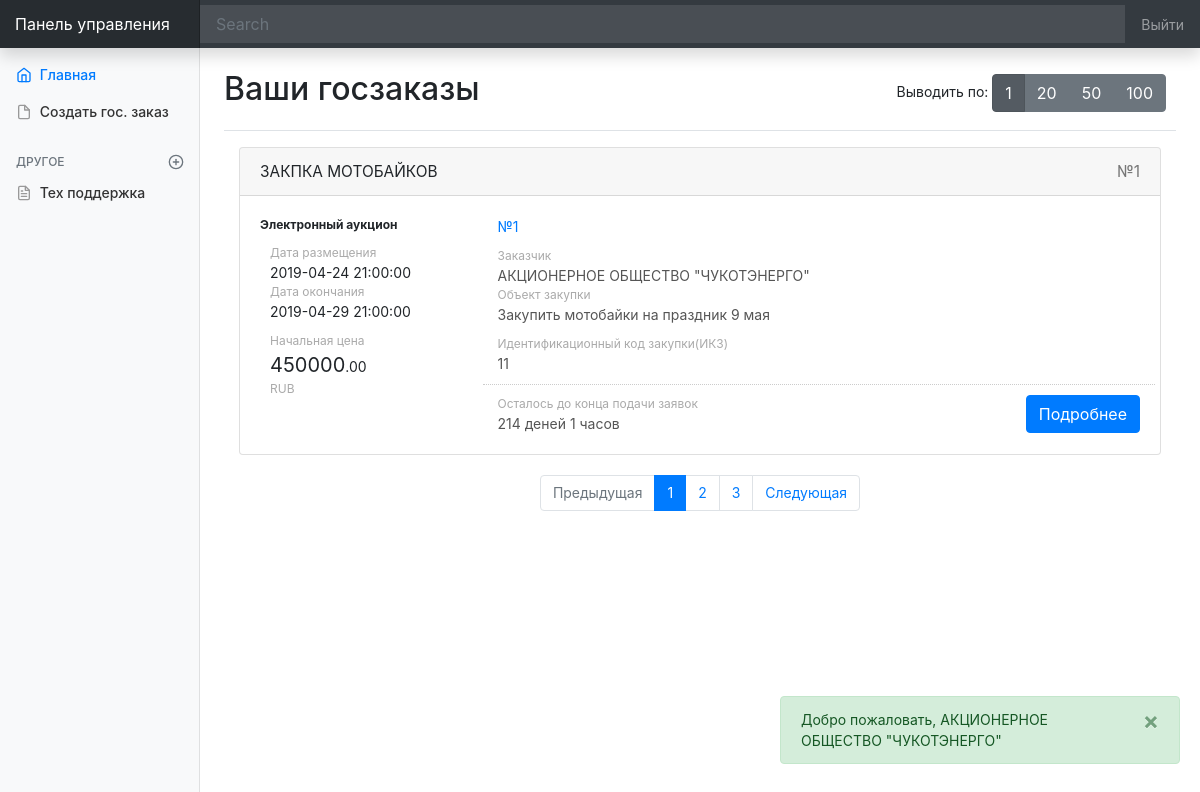
Page /gospanel/?page=1&limit=1 (signed in) on the committed database.
### tables this page shows
CREATE TABLE `gosorder` (
  `id` int(11) NOT NULL,
  `id_org` int(11) NOT NULL,
  `title` varchar(255) NOT NULL,
  `description` varchar(255) NOT NULL,
  `max_price` double NOT NULL,
  `valuta` varchar(255) NOT NULL,
  `date_start` timestamp NOT NULL DEFAULT CURRENT_TIMESTAMP,
  `object_zakupki` varchar(255) NOT NULL,
  `date_end` timestamp NOT NULL DEFAULT '0000-00-00 00:00:00'
);

### gospanel/templates/main.php (the view)
    <main role="main" class="col-md-9 ml-sm-auto col-lg-10 px-4">
    <div class="main_container">
      <div class="d-flex justify-content-between flex-wrap flex-md-nowrap align-items-center pt-3 pb-2 mb-3 border-bottom">
        <h1 class="h2">Ваши госзаказы</h1>
        <div class="btn-toolbar mb-2 mb-md-0">
                <div style="padding:10px;float:right;">
                Выводить по:
                <div class="btn-group" role="group" aria-label="Basic example">
                  <a href="?page=<?=$page?>&limit=1" class="btn btn-secondary <?=(($limit==1) ? "active":"") ?>">1</a>
                    <a href="?page=<?=$page?>&limit=20" class="btn btn-secondary <?=(($limit==20) ? "active":"") ?>">20</a>
                  <a href="?page=<?=$page?>&limit=50" class="btn btn-secondary <?=(($limit==50) ? "active":"") ?>">50</a>
                  <a href="?page=<?=$page?>&limit=100" class="btn btn-secondary <?=(($limit==100) ? "active":"") ?>">100</a>
                </div>
                    </div>
        </div>
      </div>
        <div class="col-12">
            <?for ($i=0;$i<count($orgZakupki);$i++){?>
                <div class="card" style="margin-bottom:20px;">
                  <div class="card-header">
                      <?=$orgZakupki[$i]["title"]?><div style="float:right;color:#777;">№<?=$orgZakupki[$i]["id"]?></div>
                  </div>
                <div class="row">
                    <div class="col-3">
                      <div class="card-body">
                        <div class="black_bold_title">
                              Электронный аукцион
                          </div>
                          <div class="item_date_block">
                                <div class="gray_title">
                                  Дата размещения
                              </div>
                              <div class="">
                              <?=$orgZakupki[$i]["date_start"]?>
                              </div>
                              <div class="gray_title">
                                  Дата окончания
                              </div>
                              <div class="">
                              <?=$orgZakupki[$i]["date_end"]?>
                              </div>
                          </div>
                          <div class="item_date_block">
                          <div class="gray_title">
                              Начальная цена
                          </div>
                          <div class="cost_value">
                              <?=$orgZakupki[$i]["max_price"]?><span style="font-size:14px;">.00 </span>
                          </div>
                            <div class="gray_title">
                              <?=$orgZakupki[$i]["valuta"]?>
                          </div>
                          </div>
                      </div>
                    </div>
                    <div class="col-9">
                      <div class="card-body">
                              <a class="" href="">
                              №<?=$orgZakupki[$i]["id"]?>
                              </a>
                            <div class="gray_title mt10" >
                                  Заказчик
                              </div>
                              <div class="" style="color:#555;">
                              <?=$_SESSION["gos_title"]?>
                              </div>
                            <div class="gray_title">
                                  Объект закупки
                              </div>
                              <div class="" style="color:#555;">
                              <?=$orgZakupki[$i]["description"]?>
                              </div>
                                <div class="gray_title mt10" >
                                  Идентификационный код закупки(ИКЗ)
                              </div>
                              <div class="" style="color:#555;">
                              <?=$orgZakupki[$i]["id"]?><?=$orgZakupki[$i]["id_org"]?>
                              </div>
                          <div class="item_button_block mt10 row" >
                              <div class="col-6" style="text-align:left;">
                            <div class="gray_title " >
                                  Осталось до конца подачи заявок
                              </div>
                              <div class="" style="color:#555;">
                                <?=date_diff(new DateTime(), new DateTime($orgZakupki[$i]["date_end"]))->days?> деней <?=date_diff(new DateTime(), new DateTime($orgZakupki[$i]["date_end"]))->h?> часов
                              </div>
                              </div>
                              <div class="col-6" style="text-align:right;">
                                   <a href="?act=orderDetail&id=<?=$orgZakupki[$i]["id"]?>" class="btn btn-primary">Подробнее</a>
                              </div>
                              </div>
                      </div>
                    </div>
                </div>
                </div>
            <?}?>
        </div>
                    <nav aria-label="Page navigation example">
              <ul class="pagination justify-content-center">
                <li class="page-item <?=(($page==1) ? "disabled":"" )?>">
                  <a class="page-link" href="?page=<?=$page-1?>&limit=<?=$limit?>" tabindex="-1" aria-disabled="true">Предыдущая</a>
                </li>
                  <?  for ($i=0;$i<$orderPagesNum;$i++){?>
                <li class="page-item <?=(($page-1==$i) ? "active":"") ?>"><a class="page-link" href="?page=<?=($i+1)?>&limit=<?=$limit?>"><?=$i+1?></a></li>
                  <?}?>
                <li class="page-item <?=(($page==$orderPagesNum) ? "disabled":"") ?>">
                  <a class="page-link " href="?page=<?=$page+1?>&limit=<?=$limit?>">Следующая</a>
                </li>
              </ul>
            </nav>
    </div>
</main>

### css/style.css (style rules this page uses)
.gray_title { color:#aaa; font-size:12px; }
.cost_value { font-size:20px; }
.black_bold_title { font-size:12px; font-weight: bold; }
.item_date_block { margin:10px; }
.mt10 { margin-top:10px; }
.item_button_block { border-top:1px dotted #ccc; padding-top:10px; }

### gospanel/css/style.css (style rules this page uses)
body { font-size: .875rem; }
[role="main"] { padding-top: 133px; }
@media (min-width: 768px) { [role="main"] { padding-top: 48px; } }
.card-header { font-size: 1.1em; text-transform: uppercase; background-color: }

### rows in the picture
gosorder: title "ЗАКПКА МОТОБАЙКОВ", id "1", date_start "2019-04-24 21:00:00", date_end "2019-04-29 21:00:00", max_price "450000", valuta "RUB", description "Закупить мотобайки на праздник 9 мая", id_org "1"

### other values in the picture
$_SESSION['SUCCESS'] "Добро пожаловать, АКЦИОНЕРНОЕ ОБЩЕСТВО \"ЧУКОТЭНЕРГО\""
